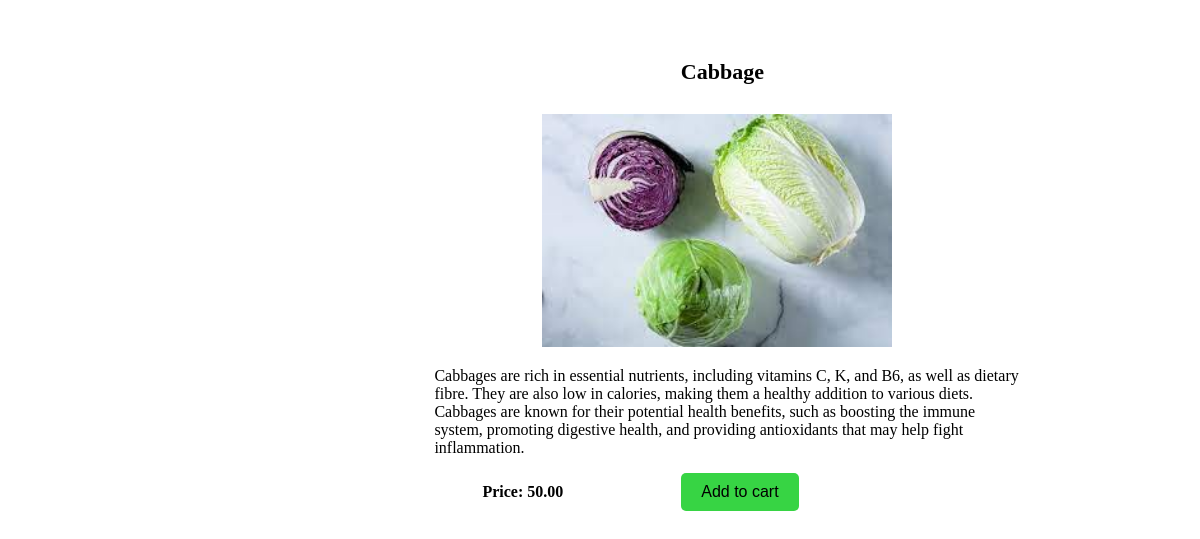
Page /inventory/products/1/ on the committed database.
### inventory/models.py (models this page shows, shortened)
class Product(models.Model):
    title = models.CharField(max_length = 32)
    vendor = models.ForeignKey(Vendor,
                               on_delete=models.CASCADE)
    description = models.TextField()
    product_id = models.PositiveBigIntegerField()
    image = models.ImageField(upload_to='images')
    price = models.DecimalField(max_digits = 6, decimal_places = 2)
    stock = models.PositiveIntegerField()
    date_created = models.DateTimeField(auto_now_add = True)
    date_updated = models.DateTimeField(auto_now = True)

### inventory/views.py (the view)
# urls.py: path("products/<int:id>/", product_details, name = "product_details_view"),
def product_details(request, id):
     products = Product.objects.get(id=id)
     return render(request, "inventory/products_detail.html", {"products": products})

### template/inventory/products_detail.html (shortened to what this page needs)
<!DOCTYPE html>
<html lang="en">
<head>
    {%load static%}
    <link rel="stylesheet" href="{% static 'css/products_detail.css' %}">
</head>
<body>
<div class="description">
    <div class="detail">
    <h4>{{products.title}}</h4>
    <img src="{{  products.image.url }}" alt="{{product.title}}"/>
    <p>{{products.description}} </p>
    <span>Price:  {{products.price}}</span><a href="/template/inventory/cart.html"></a>
    <a href="{% url 'cart_list_view' %}"><button>Add to cart</button></a>
    </div>
    </div>
</body>
</html>

### inventory/static/css/products_detail.css (style rules this page uses)
.description { margin-left: 35%; margin-top: 5%; }
.detail button { background-color: rgb(55, 212, 68); border: none; padding: 10px 20px; font-size: 1em; cursor: pointer; border-radius: 5px; margin-left: 19%; }
.detail h4 { font-size: 22px; text-align: center; }
.detail { width: 600px; }
.detail img { width: 350px; margin-left: 20%; }
.detail span { font-weight: bold; margin-left: 10%; }
.detail p { margin-left: 2%; }

### rows in the picture
Product: title "Cabbage", image (picture), description "Cabbages are rich in essential nutrients, including vitamins C, K, and B6, as well as dietary fibre. They are also low in calories, making them a healthy addition to various diets. Cabbages are known for their potential health benefits, such as boosting the immune system, promoting digestive health, and providing antioxidants that may help fight inflammation.", price "50.00"
